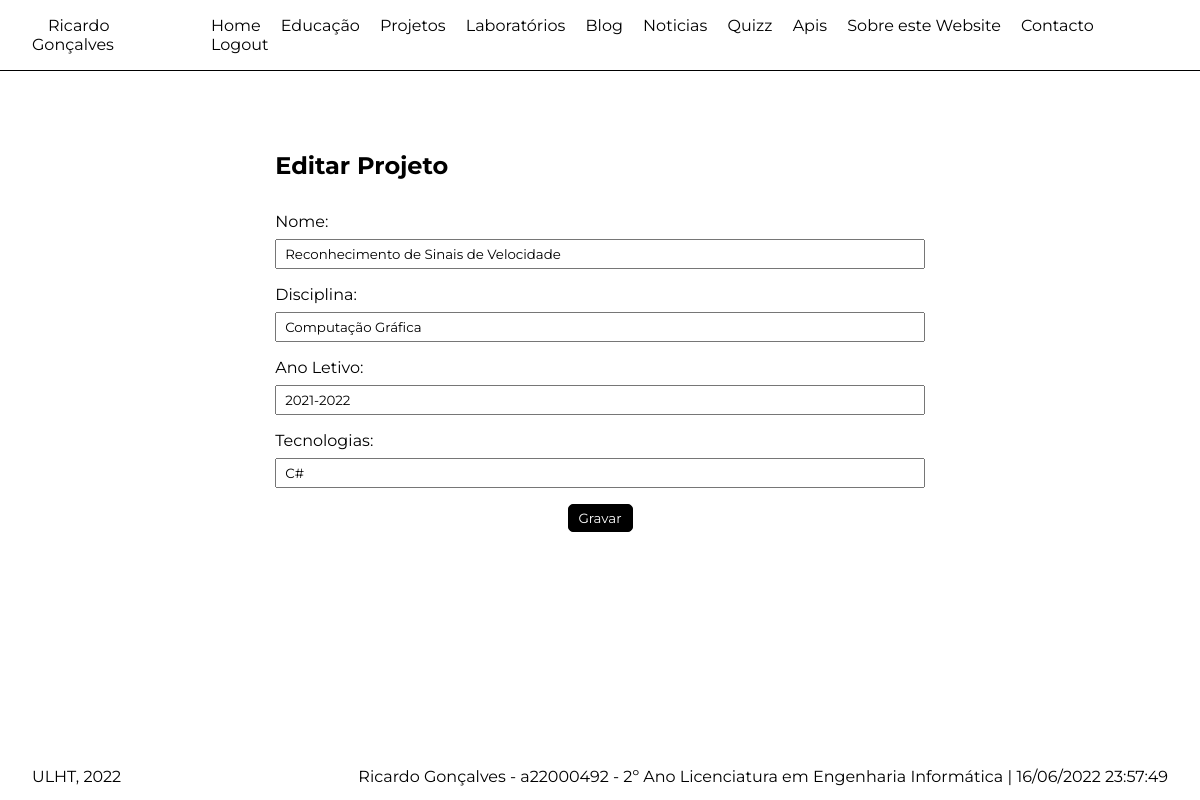
Before: /editar_projeto/5 (signed in) with the older database file.
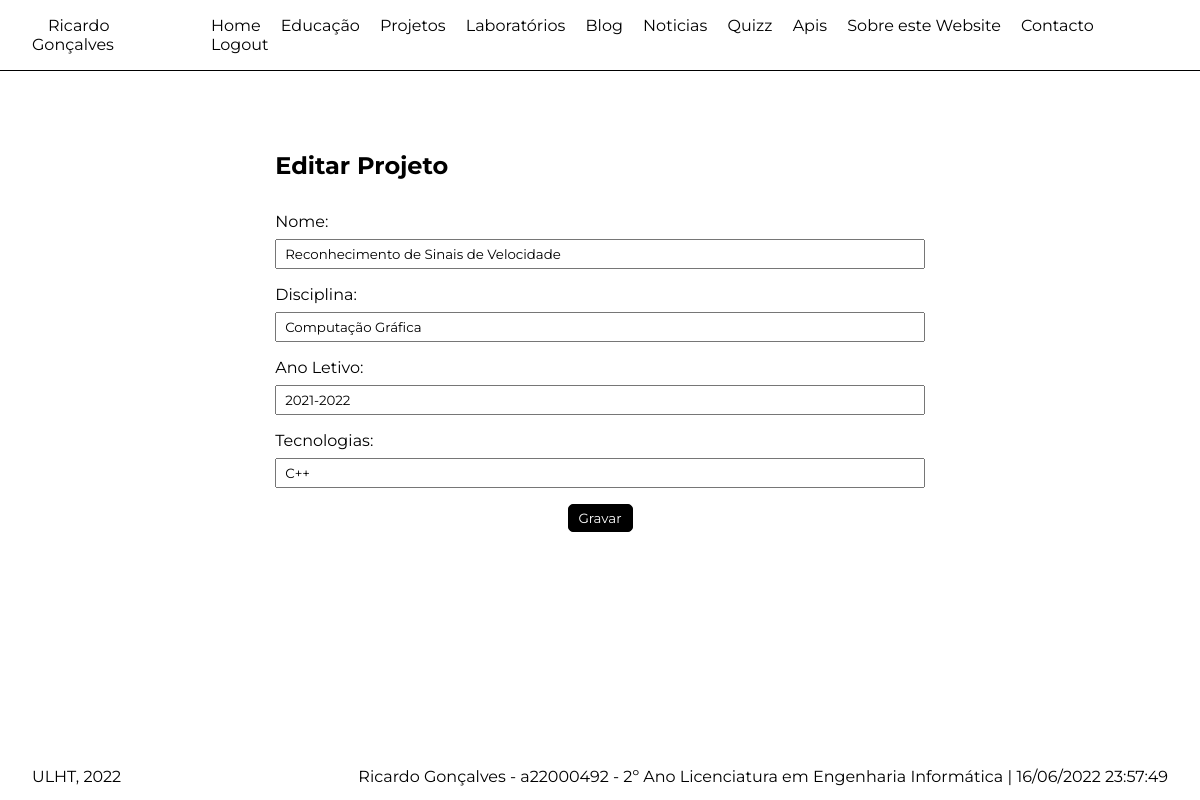
After: the same page with the newer database file.
### portfolio/models.py (models this page shows, shortened)
class Projeto(models.Model):
  nome = models.CharField(max_length=100)
  disciplina = models.CharField(max_length=100, blank=True)
  ano_letivo = models.CharField(max_length=100, blank=True)
  tecnologias = models.CharField(max_length=100, blank=True)

### portfolio/views.py (the view)
# urls.py: path('editar_projeto/<int:projeto_id>', views.editar_projeto_page_view, name='editar_projeto'),
@login_required
def editar_projeto_page_view(request, projeto_id):
    projeto = Projeto.objects.get(id=projeto_id)
    form = ProjetoForm(request.POST or None, instance=projeto)
    if form.is_valid():
        form.save()
        return HttpResponseRedirect(reverse('portfolio:projetos'))
    context = {'form': form, 'projeto_id': projeto_id}
    return render(request, 'portfolio/editar_projeto.html', context)

### portfolio/forms.py
class ProjetoForm(ModelForm):
  class Meta:
    model = Projeto
    fields = '__all__'
    widgets = {
      'nome': forms.TextInput(),
      'disciplina': forms.TextInput(),
      'ano_letivo': forms.TextInput(),
      'tecnologias': forms.TextInput(),
    }
    labels = {
      'nome': 'Nome',
      'disciplina': 'Disciplina',
      'ano_letivo': 'Ano Letivo',
      'tecnologias': 'Tecnologias'
    }
    help_texts = {
    }

### portfolio/templates/portfolio/editar_projeto.html (shortened to what this page needs)
{% extends 'portfolio/layout.html' %}
{% block main %}
  <section>
    <div class="container content content-center">
      <div class="posts-form">
        <h1>Editar Projeto</h1>
        <form action="{% url 'portfolio:editar_projeto' projeto_id %}" method="POST" enctype="multipart/form-data">
          {{ form.as_p }}
          <div class="submit-group">
            <input type="submit" value="Gravar" class="btn btn-primary">
          </div>
        </form>
      </div>
    </div>
  </section>
{% endblock %}

Changed rows visible on the page:
changed Projeto "Reconhecimento de Sinais de Velocidade": tecnologias "C#" → "C++"
